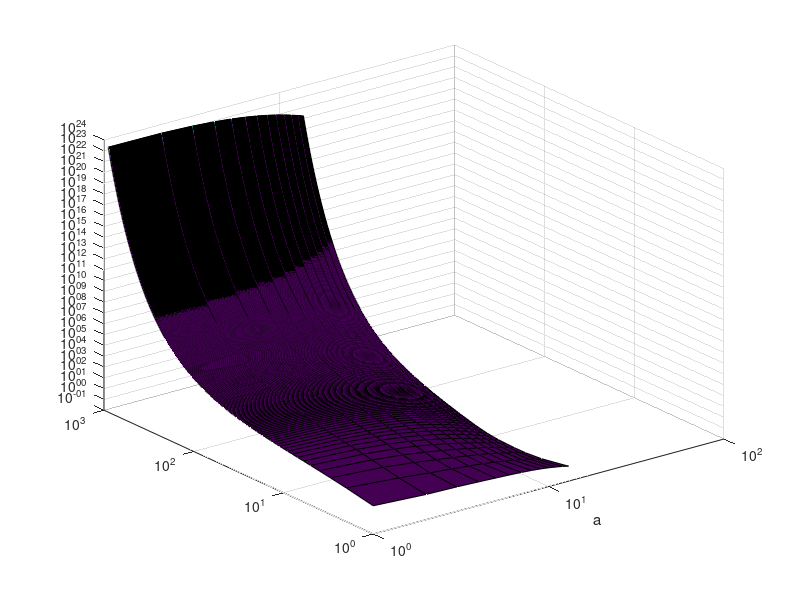

Write the MATLAB code that produced this figure.
function wov

w = 1:13;
a = 1:900;

[w, a] = meshgrid(w, a);

v = w./a;


a_max = 4./(v-0.1);
k = 25.89 + 28.46*abs(log((w./a)/3)).^3.034;
gout = k.*(w./a).*a.*exp(-2.*a./a_max);

% norm_gout = gout./max(gout);
% 
% normalised = norm_gout.*positive;
% 
% est = sum(normalised, 'all');
% 
% figure;
% plot(normalised)
% 
% 
% figure;
% imagesc(normalised)

figure;
surf(w, a, gout)
set(gca,'Xscale','log')
set(gca,'Yscale','log')
set(gca,'Zscale','log')
xlabel('a');



end
